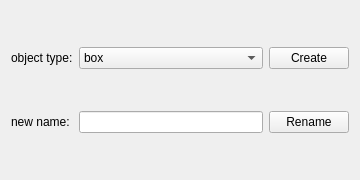
<?xml version="1.0" encoding="UTF-8"?>
<ui version="4.0">
 <class>Form</class>
 <widget class="QWidget" name="Form">
  <property name="geometry">
   <rect>
    <x>0</x>
    <y>0</y>
    <width>360</width>
    <height>180</height>
   </rect>
  </property>
  <property name="windowTitle">
   <string>WendyAndAndy Demo</string>
  </property>
  <layout class="QGridLayout" name="gridLayout">
   <item row="0" column="0">
    <widget class="QLabel" name="label_2">
     <property name="text">
      <string>object type:</string>
     </property>
    </widget>
   </item>
   <item row="0" column="1">
    <widget class="QComboBox" name="cbObjType">
     <item>
      <property name="text">
       <string>box</string>
      </property>
     </item>
     <item>
      <property name="text">
       <string>sphere</string>
      </property>
     </item>
    </widget>
   </item>
   <item row="0" column="2">
    <widget class="QPushButton" name="btnCreate">
     <property name="text">
      <string>Create</string>
     </property>
    </widget>
   </item>
   <item row="1" column="0">
    <widget class="QLabel" name="label">
     <property name="text">
      <string>new name:</string>
     </property>
    </widget>
   </item>
   <item row="1" column="1">
    <widget class="QLineEdit" name="leNewName"/>
   </item>
   <item row="1" column="2">
    <widget class="QPushButton" name="btnRename">
     <property name="text">
      <string>Rename</string>
     </property>
    </widget>
   </item>
  </layout>
 </widget>
 <resources/>
 <connections/>
</ui>
